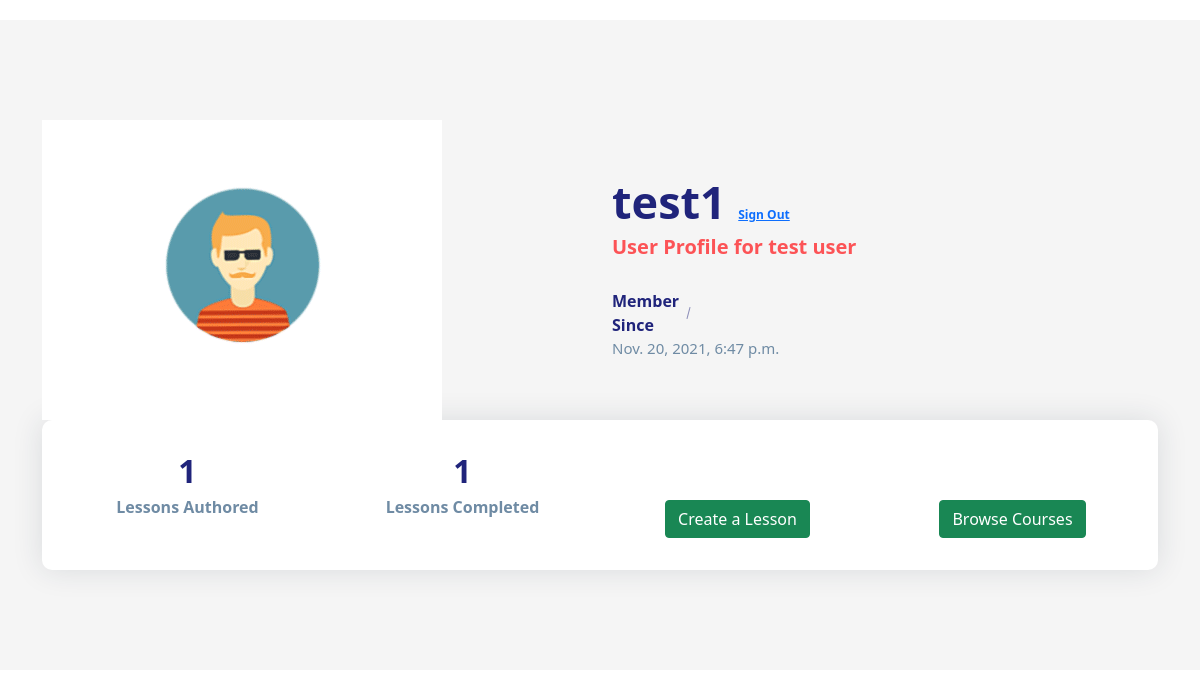
The app's page /profile/test1 (signed in) with its own data.
### app/models.py (models this page shows)
class User(AbstractUser):
  lessons = models.ManyToManyField("Lesson")

### app/views.py (the view)
# urls.py: path('profile/<str:name>', views.profile, name="profile"),
@login_required(login_url='/accounts/login/')
def profile(request, name):
    try:
        user = User.objects.get(username=name)
    except User.DoesNotExist:
        return HttpResponse("Query Does not Exist")
    lessons_completed = user.lessons
    completed = lessons_completed.count()
    lessons_authored = Lesson.objects.filter(owner=user)
    authored = lessons_authored.count()
    return render(request, "app/profile.html", {
        'user': user,
        'completed': completed,
        'authored': authored,
        'lessons_authored': lessons_authored,
        'lessons_completed': lessons_completed,
    })

### app/templates/app/profile.html (shortened to what this page needs)
{% load static %}
<!DOCTYPE html>
<html lang="en">
    <head>
        <link
            href="https://cdn.jsdelivr.net/npm/bootstrap@5.1.3/dist/css/bootstrap.min.css"
            rel="stylesheet"
        />
        <link rel="stylesheet" href="{% static 'css/profile.css' %}" />
    </head>
    <body>
      <section class="section about-section gray-bg" id="about">
          <div class="container">
              <div class="row align-items-center flex-row-reverse">
                  <div class="col-lg-6">
                      <div class="about-text go-to">
                          <h3 class="dark-color">{{ user.username }}<span style="font-size:1vw">&nbsp;&nbsp;&nbsp;&nbsp;<a href="{% url 'app:logout' %}">Sign Out</a></span></h3>
                          <h6 class="theme-color lead">User Profile for {{ user.first_name }} {{ user.last_name }}</h6>
                          <div class="row about-list">
                              <div class="col-md-6">
                                  <div class="media">
                                      <label>Member Since</label>
                                      <p>{{ user.date_joined }}</p>
                                  </div>
                              </div>
                          </div>
                      </div>
                  </div>
                  <div class="col-lg-6">
                      <div class="about-avatar">
                          <img src="{% static 'img/user.gif' %}" title="" alt="">
                      </div>
                  </div>
              </div>
              <div class="counter">
                  <div class="row">
                      <div class="col-6 col-lg-3">
                          <div class="count-data text-center">
                              <h6 class="count h2" data-to="500" data-speed="500">{{ authored }}</h6>
                              <p class="m-0px font-w-600">Lessons Authored</p>
                          </div>
                      </div>
                      <div class="col-6 col-lg-3">
                          <div class="count-data text-center">
                              <h6 class="count h2" data-to="150" data-speed="150">{{ completed }}</h6>
                              <p class="m-0px font-w-600">Lessons Completed</p>
                          </div>
                      </div>
                      <div class="col-6 col-lg-3">
                          <div class="count-data text-center">
                              <a href="{% url 'app:create' %}" class="btn btn-success mt-5">Create a Lesson</a>
                          </div>
                      </div>
                      <div class="col-6 col-lg-3">
                          <div class="count-data text-center">
                              <a href="{% url 'app:browse' %}" class="btn btn-success mt-5">Browse Courses</a>
                          </div>
                      </div>
                  </div>
              </div>
          </div>
      </section>
    </body>
</html>

### app/static/css/profile.css (style rules this page uses)
body { color: #6F8BA4; margin-top:20px; }
.section { padding: 100px 0; position: relative; }
.gray-bg { background-color: #f5f5f5; }
img { max-width: 100%; }
img { vertical-align: middle; border-style: none; }
.about-text h3 { font-size: 45px; font-weight: 700; margin: 0 0 6px; }
.about-text h6 { font-weight: 600; margin-bottom: 15px; }
.about-text p { font-size: 18px; max-width: 450px; }
.about-list { padding-top: 10px; }
.about-list .media { padding: 5px 0; }
.about-list label { color: #20247b; font-weight: 600; width: 88px; margin: 0; position: relative; }
.about-list label:after { content: ""; position: absolute; top: 0; bottom: 0; right: 11px; width: 1px; height: 12px; background: #20247b; -moz-transform: rotate(15deg); -o-transform: rotate(15deg); -ms-transform: rotate(15deg); -webkit-transform: rotate(15deg); transform: rotate(15deg); margin: auto; opacity: 0.5; }
.about-list p { margin: 0; font-size: 15px; }
.about-section .counter { padding: 22px 20px; background: #ffffff; border-radius: 10px; box-shadow: 0 0 30px rgba(31, 45, 61, 0.125); }
.about-section .counter .count-data { margin-top: 10px; margin-bottom: 10px; }
.about-section .counter .count { font-weight: 700; color: #20247b; margin: 0 0 5px; }
.about-section .counter p { font-weight: 600; margin: 0; }
.theme-color { color: #fc5356; }
.dark-color { color: #20247b; }

### records on screen
User: username "test1", first_name "test", last_name "user", date_joined "Nov. 20, 2021, 6:47 p.m."

### other values on screen
{{ authored }} "1"
{{ completed }} "1"
